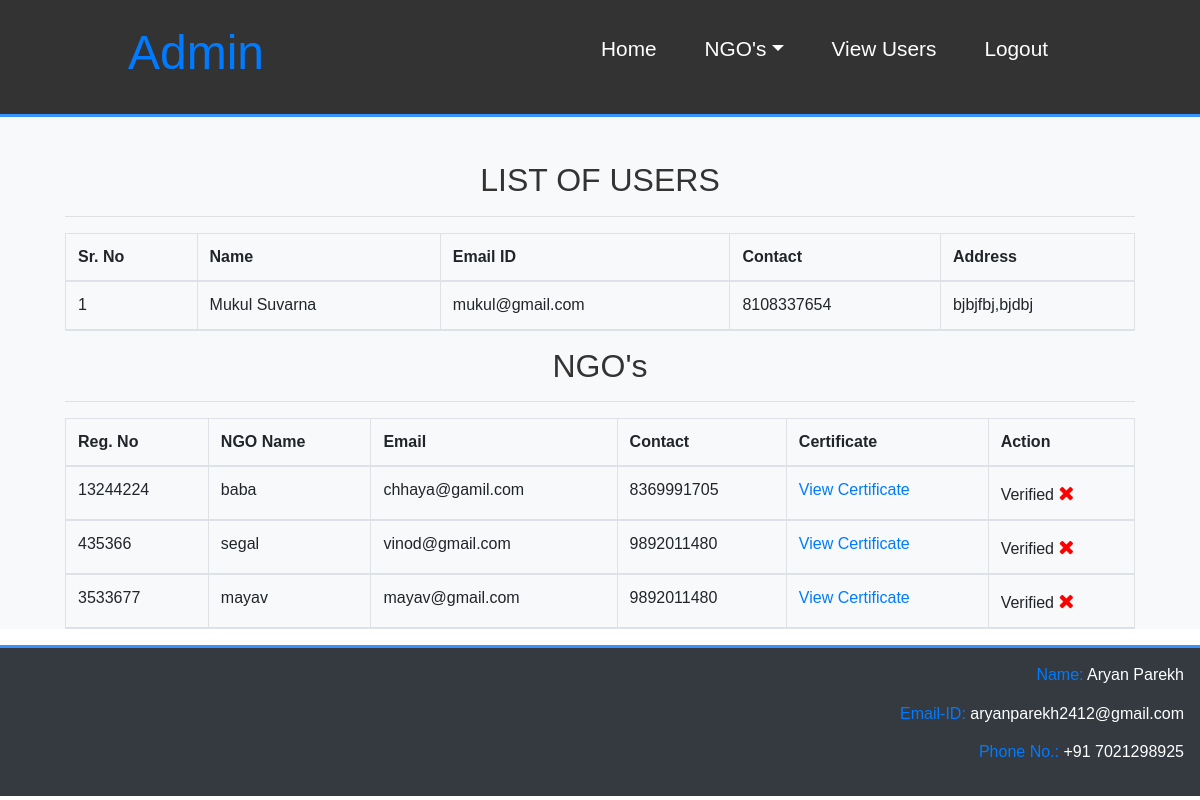
Page /view_users (signed in) on the committed database.
### NGO_App/models.py (models this page shows, shortened)
class UserProfile(models.Model):
    user = models.ForeignKey(User,on_delete=models.CASCADE)
    contact = models.CharField(max_length=10)
    country=models.CharField(max_length=50)
    state=models.CharField(max_length=50)
    city=models.CharField(max_length=50)
    pincode=models.CharField(max_length=50)
    address_line_1=models.CharField(max_length=200)

class NGOProfile(models.Model):
    user = models.ForeignKey(User,on_delete=models.CASCADE)
    registration_number=models.CharField(unique=True,max_length=10)
    ngo_name=models.CharField(max_length=50)
    certificate=models.ImageField(blank=False,upload_to='certificate_pics')
    contact = models.CharField(max_length=10)
    country=models.CharField(max_length=50)
    state=models.CharField(max_length=50)
    city=models.CharField(max_length=50)
    pincode=models.CharField(max_length=50)
    verfied=models.BooleanField(default=False)
    address_line_1=models.CharField(max_length=200)

### NGO_App/views.py (the view)
# urls.py: path('view_users',view_users,name="view_users"),
def view_users(request):
    if not request.user.is_staff:
        return redirect('adminlogin')
    users = UserProfile.objects.all()
    ngos = NGOProfile.objects.all()
    d={'users':users,'ngos':ngos}
    return render(request,'view_users.html',d)

### NGO_App/templates/view_users.html
{% extends 'adminnavigation.html' %}
{% load static %}
{% block admin_body %}
<section id="signup">
  <div class="bg-light">
    <br><br>
    <div class="container">
      <h2 class="text-center">LIST OF USERS</h2>
      <hr>
      <table class="table table-bordered" id=mytable>
        <thead>
          <tr>
            <th>Sr. No</th>
            <th>Name</th>
            <th>Email ID</th>
            <th>Contact</th>
            <th>Address</th>
          </tr>
          {% for i in users %}
          <tr>
            <td>{{forloop.counter}}</td>
            <td style='text-transform:capitalize;'>{{i.user.first_name}} {{i.user.last_name}}</td>
            <td>{{i.user.username}}</td>
            <td>{{i.contact}}</td>
            <td>{{i.city}},{{i.state}}</td>
          </tr>
          {% endfor %}
        </thead>
      </table>
    </div>
    <div class="container">
      <h2 class="text-center">NGO's</h2>
      <hr>
      <table class="table table-bordered" id=mytable>
        <thead>
          <tr>
            <th>Reg. No</th>
            <th>NGO Name</th>
            <th>Email</th>
            <th>Contact</th>
            <th>Certificate</th>
            <th>Action</th>
          </tr>
          {% for i in ngos %}
          <tr>
            <td>{{i.registration_number}}</td>
            <td>{{i.ngo_name}}</td>
            <td>{{i.user.username}}</td>
            <td>{{i.contact}}</td>
            <td><a href="{{i.certificate.url}}">View Certificate</a></td>
            {% if i.verfied%}
            <td>Verified <a href="{% url 'delete_ngo_2' i.id %}" style="color:red;font-size:20px;"><i class="fa fa-times" ></i></a></td>
            {% else %}
            <td>
              <a href="{% url 'verify_ngo' i.id %}" style="color:green;font-size:20px;"><i class="fa fa-check" ></i></a>
              <a href="{% url 'delete_ngo_2' i.id %}" style="color:red;font-size:20px;"><i class="fa fa-times" ></i></a>
            </td>
            {% endif %}
          </tr>
          {% endfor %}
        </thead>
      </table>
    </div>
  </div>
</section>
{% endblock %}

### NGO_App/static/css/full.css (style rules this page uses)
* { margin:0; padding: 0; box-sizing: border-box; scroll-behavior: smooth; }
body { font-family: Arial, sans-serif; line-height: 1.4; color: #fff; overflow-x: scroll; }
.container { max-width: 1100px; margin: auto; }
.bg-light { background: #f4f4f4; color: #333; }

### rows in the picture
UserProfile: user.first_name "Mukul", user.last_name "Suvarna", user.username "mukul@gmail.com", contact "8108337654", city "bjbjfbj", state "bjdbj"
NGOProfile: registration_number "13244224", ngo_name "baba", user.username "chhaya@gamil.com", contact "8369991705", verfied "Verified"
NGOProfile: registration_number "435366", ngo_name "segal", user.username "vinod@gmail.com", contact "9892011480", verfied "Verified"
NGOProfile: registration_number "3533677", ngo_name "mayav", user.username "mayav@gmail.com", contact "9892011480", verfied "Verified"
